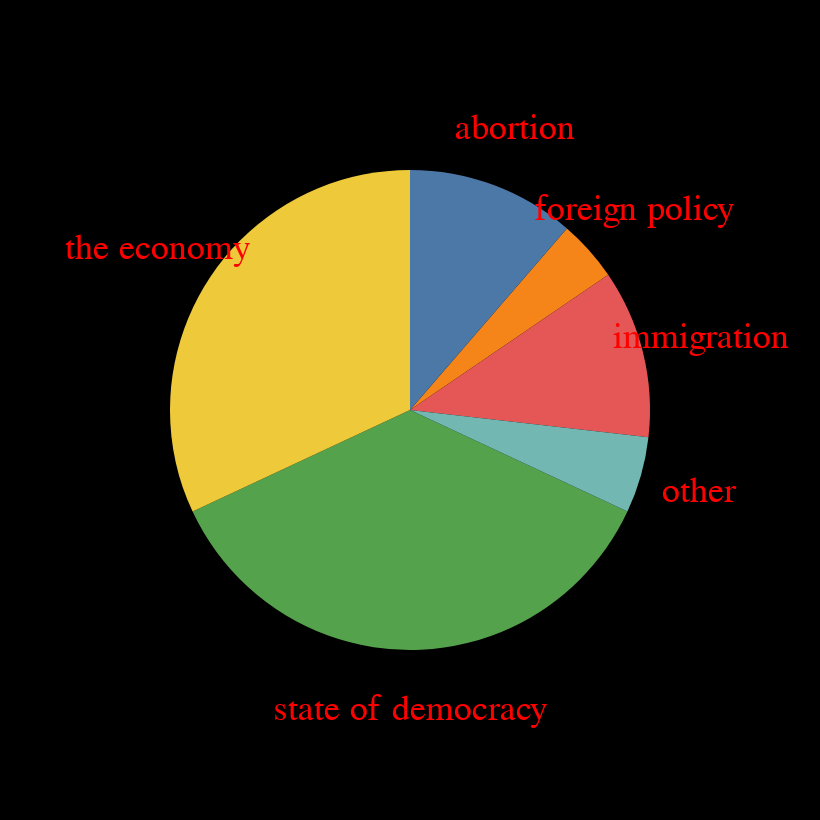

Write notebook code for a chart like this one.
### Code cell
base = alt.Chart(df).encode(
    alt.Theta("percent:Q").stack(True),
    alt.Color("issue:N").legend(None)
)

# Create pie chart arcs
pie = base.mark_arc(outerRadius=120)

# Create the background rectangles for the text
background_image = 'background_stars.jpg'


# Create the white text labels
text = base.mark_text(radius=150, size=18, color='white', fill='red').encode(
    text="issue:N",
)

# Combine the pie chart, rectangle backgrounds, and text
chart = pie  + text


# Set the background image
chart = chart.properties(
    width=400,
    height=400
).configure(
    background=background_image
)

chart

### Figure 1 — Vega-Lite specification as saved in the notebook (floating-point values rounded to 4 significant figures)
{"config": {"view": {"continuousWidth": 300, "continuousHeight": 300}, "background": "background_stars.jpg"}, "layer": [{"mark": {"type": "arc", "outerRadius": 120}, "encoding": {"color": {"field": "issue", "legend": null, "type": "nominal"}, "theta": {"field": "percent", "stack": true, "type": "quantitative"}}}, {"mark": {"type": "text", "color": "white", "fill": "red", "radius": 150, "size": 18}, "encoding": {"color": {"field": "issue", "legend": null, "type": "nominal"}, "text": {"field": "issue", "type": "nominal"}, "theta": {"field": "percent", "stack": true, "type": "quantitative"}}}], "data": {"name": "data-76eb4cba8c43e79cae6efcb44da5908f"}, "height": 400, "width": 400, "$schema": "https://vega.github.io/schema/vega-lite/v5.20.1.json", "datasets": {"data-76eb4cba8c43e79cae6efcb44da5908f": [{"issue": "foreign policy", "percent": 4, "color": "#F37021"}, {"issue": "immigration", "percent": 11, "color": "#6460AA"}, {"issue": "state of democracy", "percent": 35, "color": "#CC004C"}, {"issue": "the economy", "percent": 31, "color": "#FCB711"}, {"issue": "abortion", "percent": 11, "color": "#0DB14B"}, {"issue": "other", "percent": 5, "color": "#B2BEB5"}]}}
